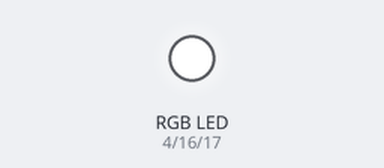
Recording of a program running on a simulated ESP32 board running MicroPython. Parts: an RGB LED mixed from three pins (HIGH = lit). Pins used as bus, display or sensor lines are not drawn. At 0.0 s the program stops and its outputs stay as they are.

Above: at 0.1 s.
Timing chart, 0 to 1.5 s (numbered marks = the images above):
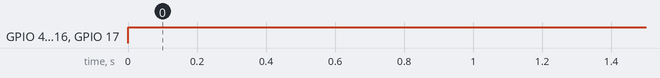

The program:

cyd.py
```python
"""
CYD (Cheap Yellow Display) MicroPython Helper Module
Board: ESP32-2432S028R / ESP32-2432S028C
Author: tushar2704 <tushar.inseec@gmail.com>
License: AGPL-3.0
"""

from machine import Pin, PWM, ADC
import time

# Pin Definitions
PIN_LED_R = 4
PIN_LED_G = 16
PIN_LED_B = 17
PIN_AUDIO = 26
PIN_LDR = 34
PIN_BL = 21

class CYD:
    def __init__(self):
        # RGB LEDs (Active-LOW PWM)
        self.led_r = PWM(Pin(PIN_LED_R), freq=1000)
        self.led_g = PWM(Pin(PIN_LED_G), freq=1000)
        self.led_b = PWM(Pin(PIN_LED_B), freq=1000)
        self.set_rgb(0, 0, 0) # Off

        # Backlight PWM
        self.bl = PWM(Pin(PIN_BL), freq=5000)
        self.set_backlight(100)

        # Audio Buzzer / Amp
        self.audio = PWM(Pin(PIN_AUDIO), freq=2000, duty=0)

        # Ambient LDR
        self.ldr = ADC(Pin(PIN_LDR))
        self.ldr.atten(ADC.ATTN_11DB)

    def set_backlight(self, percent):
        """Set screen backlight brightness (0 to 100%)."""
        val = max(0, min(100, percent))
        duty = int((val / 100.0) * 1023)
        self.bl.duty(duty)

    def set_rgb(self, r, g, b):
        """Set Onboard RGB LED (0-255 each, Active-LOW)."""
        # Invert for active-low
        dr = int(((255 - max(0, min(255, r))) / 255.0) * 1023)
        dg = int(((255 - max(0, min(255, g))) / 255.0) * 1023)
        db = int(((255 - max(0, min(255, b))) / 255.0) * 1023)
        self.led_r.duty(dr)
        self.led_g.duty(dg)
        self.led_b.duty(db)

    def beep(self, freq=2000, duration_ms=40):
        """Generate audio tone on GPIO 26."""
        self.audio.freq(freq)
        self.audio.duty(512)
        time.sleep_ms(duration_ms)
        self.audio.duty(0)

    def read_ldr(self):
        """Read raw ADC value (0-4095)."""
        return self.ldr.read()

    def read_lux(self):
        """Estimate ambient light in Lux."""
        raw = self.read_ldr()
        return int((raw / 4095.0) * 1200)

# Default instance
cyd = CYD()
```

Measured:
- by itself, GPIO 4 (led_r), GPIO 16 (led_g), GPIO 17 (led_b): LOW → HIGH at 0.00 s
